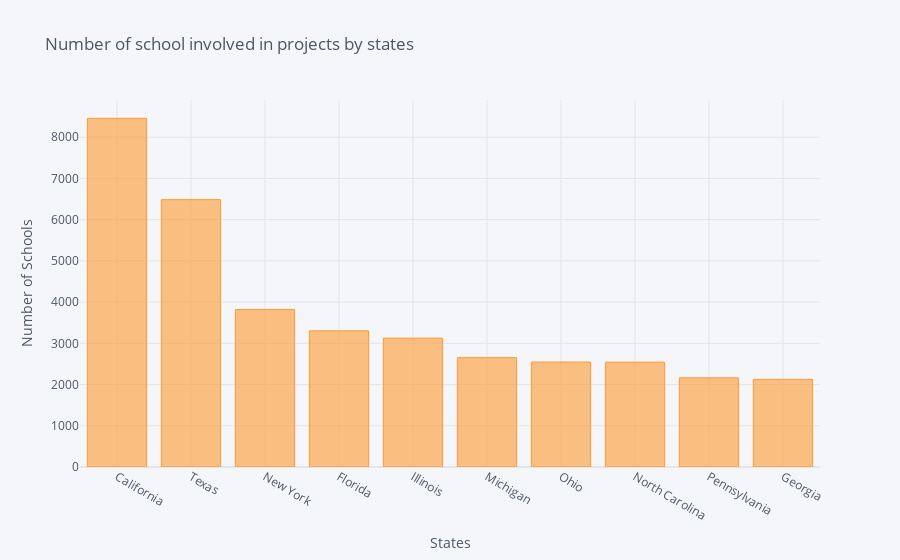

The notebook cell this image was saved under:
### Code cell
s.iplot(kind = "bar", xTitle = 'States' , yTitle = 'Number of Schools' , title = 'Number of school involved in projects by states ')

### Figure 1 — Plotly figure (JSON) as saved in the notebook; plotly's stock layout.template omitted (floating-point values rounded to 4 significant figures)
{"data": [{"marker": {"color": "rgba(255, 153, 51, 0.6)", "line": {"color": "rgba(255, 153, 51, 1.0)", "width": 1}}, "name": "count", "orientation": "v", "text": "", "type": "bar", "x": ["California", "Texas", "New York", "Florida", "Illinois", "Michigan", "Ohio", "North Carolina", "Pennsylvania", "Georgia"], "y": [8457, 6485, 3819, 3302, 3126, 2653, 2546, 2543, 2163, 2125]}], "layout": {"autosize": true, "legend": {"bgcolor": "#F5F6F9", "font": {"color": "#4D5663"}}, "paper_bgcolor": "#F5F6F9", "plot_bgcolor": "#F5F6F9", "title": {"font": {"color": "#4D5663"}, "text": "Number of school involved in projects by states "}, "xaxis": {"autorange": true, "gridcolor": "#E1E5ED", "range": [-0.5, 9.5], "showgrid": true, "tickfont": {"color": "#4D5663"}, "title": {"font": {"color": "#4D5663"}, "text": "States"}, "type": "category", "zerolinecolor": "#E1E5ED"}, "yaxis": {"autorange": true, "gridcolor": "#E1E5ED", "range": [0, 8902.0], "showgrid": true, "tickfont": {"color": "#4D5663"}, "title": {"font": {"color": "#4D5663"}, "text": "Number of Schools"}, "type": "linear", "zerolinecolor": "#E1E5ED"}}}
